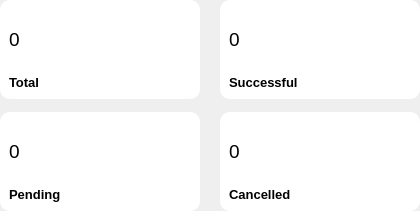
                 <widget class="QWidget" name="widget_10" native="true">
                  <property name="sizePolicy">
                   <sizepolicy hsizetype="Expanding" vsizetype="Preferred">
                    <horstretch>0</horstretch>
                    <verstretch>0</verstretch>
                   </sizepolicy>
                  </property>
                  <property name="styleSheet">
                   <string notr="true">#pendingT_widget, #totalT_widget, #successfulT_widget, #category_widget{

	background-color: white;
	border-radius: 10px;

}</string>
                  </property>
                  <layout class="QHBoxLayout" name="horizontalLayout_6">
                   <property name="spacing">
                    <number>20</number>
                   </property>
                   <property name="leftMargin">
                    <number>0</number>
                   </property>
                   <property name="topMargin">
                    <number>0</number>
                   </property>
                   <property name="rightMargin">
                    <number>0</number>
                   </property>
                   <property name="bottomMargin">
                    <number>0</number>
                   </property>
                   <item>
                    <layout class="QVBoxLayout" name="verticalLayout_6">
                     <property name="spacing">
                      <number>13</number>
                     </property>
                     <item>
                      <widget class="QFrame" name="totalT_widget">
                       <property name="minimumSize">
                        <size>
                         <width>200</width>
                         <height>0</height>
                        </size>
                       </property>
                       <property name="frameShape">
                        <enum>QFrame::Panel</enum>
                       </property>
                       <property name="frameShadow">
                        <enum>QFrame::Plain</enum>
                       </property>
                       <property name="lineWidth">
                        <number>0</number>
                       </property>
                       <property name="midLineWidth">
                        <number>0</number>
                       </property>
                       <layout class="QGridLayout" name="gridLayout_6">
                        <item row="1" column="0">
                         <widget class="QLabel" name="label_13">
                          <property name="font">
                           <font>
                            <pointsize>10</pointsize>
                            <weight>75</weight>
                            <bold>true</bold>
                           </font>
                          </property>
                          <property name="text">
                           <string>Total</string>
                          </property>
                         </widget>
                        </item>
                        <item row="0" column="0">
                         <widget class="QLabel" name="total_transactions">
                          <property name="font">
                           <font>
                            <pointsize>14</pointsize>
                           </font>
                          </property>
                          <property name="text">
                           <string>0</string>
                          </property>
                         </widget>
                        </item>
                        <item row="0" column="1">
                         <widget class="QLabel" name="logo_label_14">
                          <property name="minimumSize">
                           <size>
                            <width>60</width>
                            <height>60</height>
                           </size>
                          </property>
                          <property name="maximumSize">
                           <size>
                            <width>50</width>
                            <height>50</height>
                           </size>
                          </property>
                          <property name="text">
                           <string/>
                          </property>
                          <property name="pixmap">
                           <pixmap resource="resource.qrc">:/icon/icon/SIDEBAR ICONS/total.png</pixmap>
                          </property>
                          <property name="scaledContents">
                           <bool>true</bool>
                          </property>
                         </widget>
                        </item>
                       </layout>
                      </widget>
                     </item>
                     <item>
                      <widget class="QFrame" name="pendingT_widget">
                       <property name="minimumSize">
                        <size>
                         <width>200</width>
                         <height>0</height>
                        </size>
                       </property>
                       <property name="maximumSize">
                        <size>
                         <width>400</width>
                         <height>16777215</height>
                        </size>
                       </property>
                       <property name="frameShape">
                        <enum>QFrame::Panel</enum>
                       </property>
                       <property name="frameShadow">
                        <enum>QFrame::Raised</enum>
                       </property>
                       <property name="lineWidth">
                        <number>0</number>
                       </property>
                       <property name="midLineWidth">
                        <number>0</number>
                       </property>
                       <layout class="QGridLayout" name="gridLayout_7">
                        <item row="0" column="0">
                         <widget class="QLabel" name="PendingTransactions">
                          <property name="font">
                           <font>
                            <pointsize>14</pointsize>
                           </font>
                          </property>
                          <property name="text">
                           <string>0</string>
                          </property>
                         </widget>
                        </item>
                        <item row="1" column="0">
                         <widget class="QLabel" name="label_23">
                          <property name="font">
                           <font>
                            <pointsize>10</pointsize>
                            <weight>75</weight>
                            <bold>true</bold>
                           </font>
                          </property>
                          <property name="text">
                           <string>Pending</string>
                          </property>
                         </widget>
                        </item>
                        <item row="0" column="1">
                         <widget class="QLabel" name="logo_label_13">
                          <property name="minimumSize">
                           <size>
                            <width>60</width>
                            <height>60</height>
                           </size>
                          </property>
                          <property name="maximumSize">
                           <size>
                            <width>50</width>
                            <height>50</height>
                           </size>
                          </property>
                          <property name="text">
                           <string/>
                          </property>
                          <property name="pixmap">
                           <pixmap resource="resource.qrc">:/icon/icon/SIDEBAR ICONS/pending.png</pixmap>
                          </property>
                          <property name="scaledContents">
                           <bool>true</bool>
                          </property>
                         </widget>
                        </item>
                       </layout>
                      </widget>
                     </item>
                    </layout>
                   </item>
                   <item>
                    <layout class="QVBoxLayout" name="verticalLayout_7">
                     <property name="spacing">
                      <number>13</number>
                     </property>
                     <item>
                      <widget class="QFrame" name="successfulT_widget">
                       <property name="minimumSize">
                        <size>
                         <width>200</width>
                         <height>0</height>
                        </size>
                       </property>
                       <property name="frameShape">
                        <enum>QFrame::Panel</enum>
                       </property>
                       <property name="frameShadow">
                        <enum>QFrame::Raised</enum>
                       </property>
                       <property name="lineWidth">
                        <number>0</number>
                       </property>
                       <property name="midLineWidth">
                        <number>0</number>
                       </property>
                       <layout class="QGridLayout" name="gridLayout_9">
                        <item row="0" column="0">
                         <widget class="QLabel" name="sucessful_transactions">
                          <property name="font">
                           <font>
                            <pointsize>14</pointsize>
                           </font>
                          </property>
                          <property name="text">
                           <string>0</string>
                          </property>
                         </widget>
                        </item>
                        <item row="1" column="0">
                         <widget class="QLabel" name="label_22">
                          <property name="font">
                           <font>
                            <pointsize>10</pointsize>
                            <weight>75</weight>
                            <bold>true</bold>
                           </font>
                          </property>
                          <property name="text">
                           <string>Successful</string>
                          </property>
                         </widget>
                        </item>
                        <item row="0" column="1">
                         <widget class="QLabel" name="logo_label_8">
                          <property name="minimumSize">
                           <size>
                            <width>60</width>
                            <height>60</height>
                           </size>
                          </property>
                          <property name="maximumSize">
                           <size>
                            <width>50</width>
                            <height>50</height>
                           </size>
                          </property>
                          <property name="text">
                           <string/>
                          </property>
                          <property name="pixmap">
                           <pixmap resource="resource.qrc">:/icon/icon/SIDEBAR ICONS/success.png</pixmap>
                          </property>
                          <property name="scaledContents">
                           <bool>true</bool>
                          </property>
                         </widget>
                        </item>
                       </layout>
                      </widget>
                     </item>
                     <item>
                      <widget class="QFrame" name="category_widget">
                       <property name="minimumSize">
                        <size>
                         <width>200</width>
                         <height>0</height>
                        </size>
                       </property>
                       <property name="maximumSize">
                        <size>
                         <width>1500</width>
                         <height>16777215</height>
                        </size>
                       </property>
                       <property name="frameShape">
                        <enum>QFrame::Panel</enum>
                       </property>
                       <property name="frameShadow">
                        <enum>QFrame::Raised</enum>
                       </property>
                       <property name="lineWidth">
                        <number>0</number>
                       </property>
                       <property name="midLineWidth">
                        <number>0</number>
                       </property>
                       <layout class="QGridLayout" name="gridLayout_8">
                        <item row="0" column="0">
                         <widget class="QLabel" name="cancelled_transactions">
                          <property name="font">
                           <font>
                            <pointsize>14</pointsize>
                           </font>
                          </property>
                          <property name="text">
                           <string>0</string>
                          </property>
                         </widget>
                        </item>
                        <item row="1" column="0">
                         <widget class="QLabel" name="label_16">
                          <property name="font">
                           <font>
                            <pointsize>10</pointsize>
                            <weight>75</weight>
                            <bold>true</bold>
                           </font>
                          </property>
                          <property name="text">
                           <string>Cancelled</string>
                          </property>
                         </widget>
                        </item>
                        <item row="0" column="1">
                         <widget class="QLabel" name="logo_label_6">
                          <property name="minimumSize">
                           <size>
                            <width>60</width>
                            <height>60</height>
                           </size>
                          </property>
                          <property name="maximumSize">
                           <size>
                            <width>50</width>
                            <height>50</height>
                           </size>
                          </property>
                          <property name="text">
                           <string/>
                          </property>
                          <property name="pixmap">
                           <pixmap resource="resource.qrc">:/icon/icon/SIDEBAR ICONS/cancelled.png</pixmap>
                          </property>
                          <property name="scaledContents">
                           <bool>true</bool>
                          </property>
                         </widget>
                        </item>
                       </layout>
                      </widget>
                     </item>
                    </layout>
                   </item>
                  </layout>
                 </widget>
